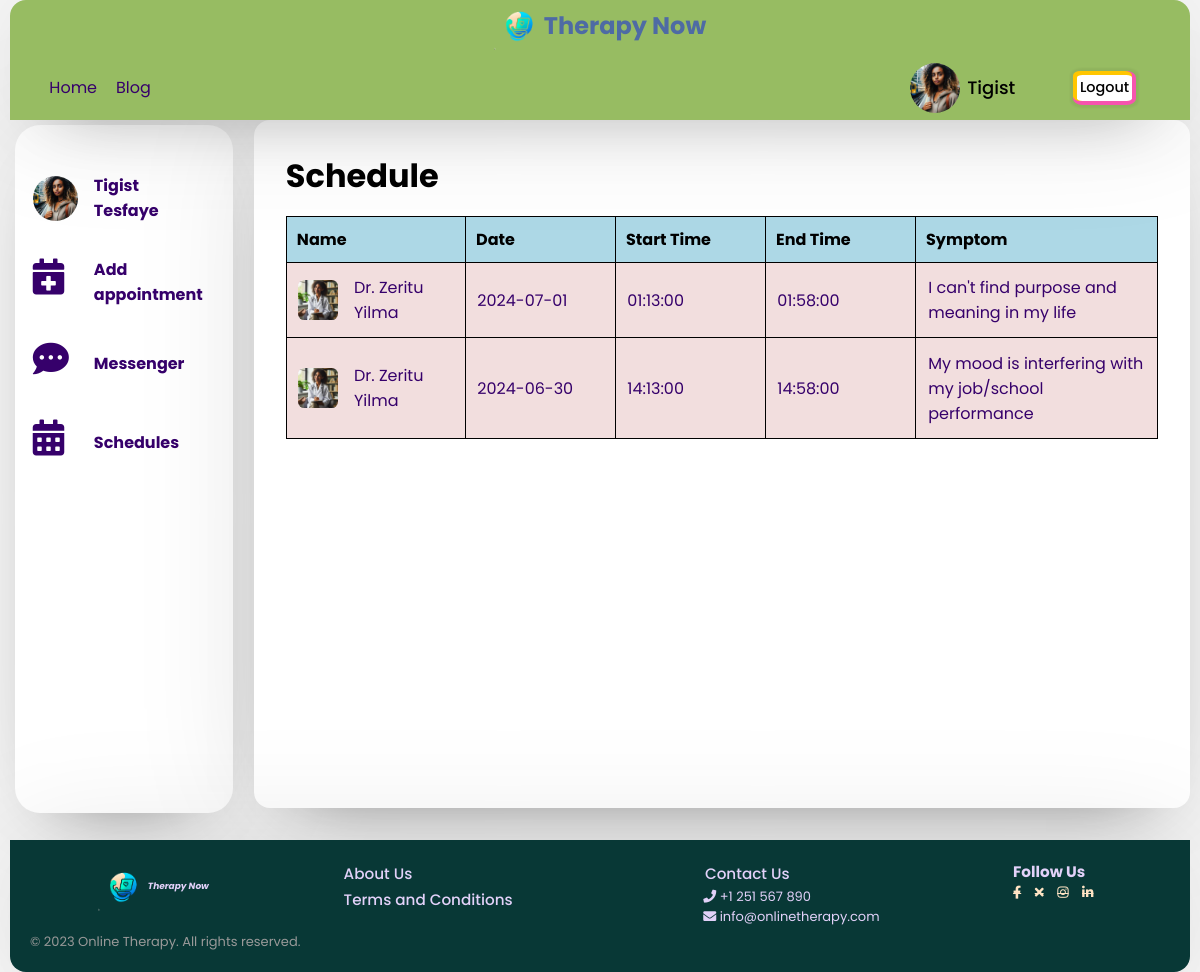
The app's page /profile.php?link=schedule (signed in) with its own data.
### tables this page shows
CREATE TABLE `users` (
  `user_id` int(11) NOT NULL,
  `unique_id` int(255) NOT NULL,
  `fname` varchar(255) NOT NULL,
  `lname` varchar(255) NOT NULL,
  `email` varchar(255) NOT NULL,
  `password` varchar(255) NOT NULL,
  `img` varchar(255) NOT NULL,
  `status` varchar(255) NOT NULL,
  `gender` varchar(10) DEFAULT NULL,
  `birthdate` date DEFAULT NULL,
  `relationship` varchar(100) DEFAULT NULL,
  `r_date` date DEFAULT curdate(),
  `r_time` time DEFAULT curtime()
);

CREATE TABLE `appointment` (
  `id` int(11) NOT NULL,
  `user_id` int(11) DEFAULT NULL,
  `therapist_id` int(11) DEFAULT NULL,
  `date` date NOT NULL,
  `start_time` time NOT NULL,
  `end_time` time NOT NULL,
  `r_date` date DEFAULT curdate(),
  `r_time` time DEFAULT curtime(),
  `symptom` varchar(500) NOT NULL
);

CREATE TABLE `therapist` (
  `unique_id` int(11) NOT NULL,
  `fname` text NOT NULL,
  `lname` text NOT NULL,
  `email` text NOT NULL,
  `password` text NOT NULL,
  `specialization` text DEFAULT NULL,
  `img` text DEFAULT NULL,
  `phone` text DEFAULT NULL,
  `status` text DEFAULT NULL,
  `r_date` date DEFAULT curdate(),
  `r_time` time DEFAULT curtime(),
  `gender` varchar(30) NOT NULL,
  `birthDate` int(11) NOT NULL
);

### profile/schedule.php (the view, shortened to what this page needs)
<?php
$id = $_SESSION['unique_id'];
$output = "";
$sql = "SELECT * FROM users LEFT JOIN appointment ON users.unique_id = appointment.user_id WHERE appointment.user_id = $id ORDER BY appointment.date DESC";
$query = mysqli_query($conn, $sql);
if (mysqli_num_rows($query) > 0) {
    while ($row = mysqli_fetch_assoc($query)) {
        $user_id = $row['therapist_id'];
        $sql2 = "SELECT * FROM therapist  WHERE therapist.unique_id = $user_id";
        $query2 = mysqli_query($conn, $sql2);
        if (mysqli_num_rows($query2) > 0) {
            while ($row2 = mysqli_fetch_assoc($query2)) {
                $fname =  $row2['fname'];
                $lname =  $row2['lname'];
                $img =  $row2['img'];
                $u_id =  $row2['unique_id'];
            }
        } else {
            $fname = $img = $lname = "";
        }
        $appointmentTime = strtotime($row['date'] . ' ' . $row['start_time']);
        $currentTime = time();
        if ($appointmentTime < $currentTime) {
            $status = 'past';
        } elseif ($appointmentTime > $currentTime) {
            $status = 'future';
        } else {
            $status = 'present';
        }
        $datetime_string = $row['r_date']. " " .$row['r_time'];
        $status .=  (abs(time() - strtotime($datetime_string)) <= 60) ? " opacity-50" : " opacity-100";
        $output .= '<tr class="' . $status . '">
                        <td class="name">
                            <a href="profile.php?user_id=' . $u_id . '&link=chat&b=b">
                                <img src="php/images/' . $img . '?>" alt="">' . $fname . ' ' . $lname . '
                            </a>
                        </td>
                        <td>
                            <a href="profile.php?user_id=' . $u_id . '&link=chat&b=b">
                                '.$row['date'].'
                            </a>
                        </td>
                        <td>
                            <a href="profile.php?user_id=' . $u_id . '&link=chat&b=b">
                                '.$row['start_time'].'
                            </a>
                        </td>
                        <td>
                            <a href="profile.php?user_id=' . $u_id . '&link=chat&b=b">
                                '.$row['end_time'].'
                            </a>
                        </td>
                        <td>
                            <a href="profile.php?user_id=' . $u_id . '&link=chat&b=b">
                                '.$row['symptom'].'
                            </a>
                        </td>
                    </tr>';
    }
}
echo '<div class="schedule right table-container">
<h1>Schedule</h1>
<div>
        <table>
            <tr>
                <th>Name</th>
                <th>Date</th>
                <th>Start Time</th>
                <th>End Time</th>
                <th>Symptom</th>
            </tr>';
if ($output !== "") {
    echo $output;
} else {
    echo '<tr><td colspan="5">there is no scheduled</td></tr>';
}
echo '</table></div></div>';
?>

### header.php (shortened to what this page needs)
<div id="header-container">
    <div class="logo">
        <a href="index.php">
            <img src="img/logo.png" alt="">
            <h1>Therapy Now</h1>
        </a>
    </div>
    <header>
        <div class="navigation-menu">
            <div class="navigation-links">
                <a href="index.php">Home</a>
                <a href="blog.php">Blog</a>
            </div>
        </div>
        <?php require_once "php/config.php";
        if (!isset($_SESSION['unique_id'])) { ?>
            <div class="user-buttons c d">
                <a href="signup.php">Sign up</a>
                <a href="login.php">Log in</a>
            </div>
        <?php } else {
            $sql = mysqli_query($conn, "SELECT * FROM users WHERE unique_id = {$_SESSION['unique_id']}");
            if (mysqli_num_rows($sql) > 0) {
                $row = mysqli_fetch_assoc($sql);
            } else {
                $sql = mysqli_query($conn, "SELECT * FROM therapist WHERE unique_id = {$_SESSION['unique_id']}");
                $row = mysqli_fetch_assoc($sql);
            } ?>
            <div class="user-buttons user-profile c">
                <a href="profile.php" class="pro_link">
                    <img src="php/images/<?php echo $row['img']; ?>" alt="">
                    <span><?php echo $row['fname'] ?></span>
                </a>
                <a href="php/logout.php?logout_id=<?php echo $row['unique_id']; ?>" class="logout">Logout</a>
            </div>
        <?php } ?>
    </header>
</div>

### profile/sidebar.php (shortened to what this page needs)
<div class="left">
    <?php
    $sql = mysqli_query($conn, "SELECT * FROM therapist WHERE unique_id ={$_SESSION['unique_id']} ");
    if (mysqli_num_rows($sql) > 0) {
    ?>
    <a href="profile.php?link=profile">
        <img src="php/images/<?php echo $row['img']; ?>" alt="">
        <span class="icon-name">profile</span>
        <p><?= $row['fname'] . " " . $row['lname'] ?></p>
    </a>
    <a href="profile.php?link=patient">
        <span><i class="fas fa-solid fa-users"></i></span>
        <span class="icon-name" Patients></span>
        <p>Patients</p>
    </a>
    <?php
    } else {
    ?>
    <a href="profile.php?link=profile">
        <img src="php/images/<?php echo $row['img']; ?>" alt="">
        <p><?= $row['fname'] . " " . $row['lname'] ?></p>
    </a>
    <a href="profile.php?link=appointment">
        <span><i class="fas fa-calendar-plus"></i></span>
        <p>Add appointment</p>
    </a>
    <?php
    }
    ?>
    <a href="profile.php?link=message">
        <span><i class="fas fa-solid fa-comment-dots"></i></span>
        <p>Messenger</p>
    </a>
    <a href="profile.php?link=schedule">
        <span><i class="fas fa-solid fa-calendar-alt"></i></span>
        <p>Schedules</p>
    </a>
</div>

### records on screen
users: img (picture), fname "Tigist", lname "Tesfaye"
appointment: therapist.img (picture), therapist.fname "Dr. Zeritu", therapist.lname "Yilma", date "2024-07-01", start_time "01:13:00", end_time "01:58:00", symptom "I can't find purpose and meaning in my life"
appointment: therapist.img (picture), therapist.fname "Dr. Zeritu", therapist.lname "Yilma", date "2024-06-30", start_time "14:13:00", end_time "14:58:00", symptom "My mood is interfering with my job/school performance"
